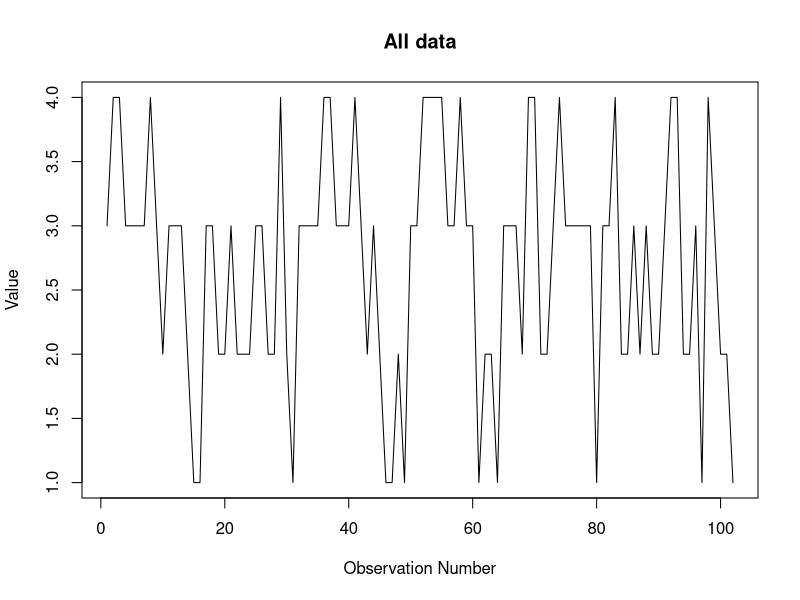
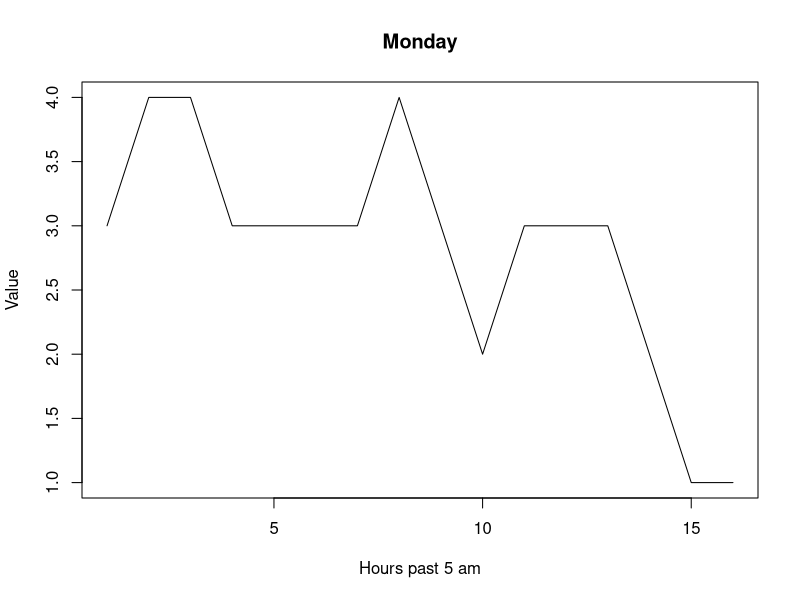
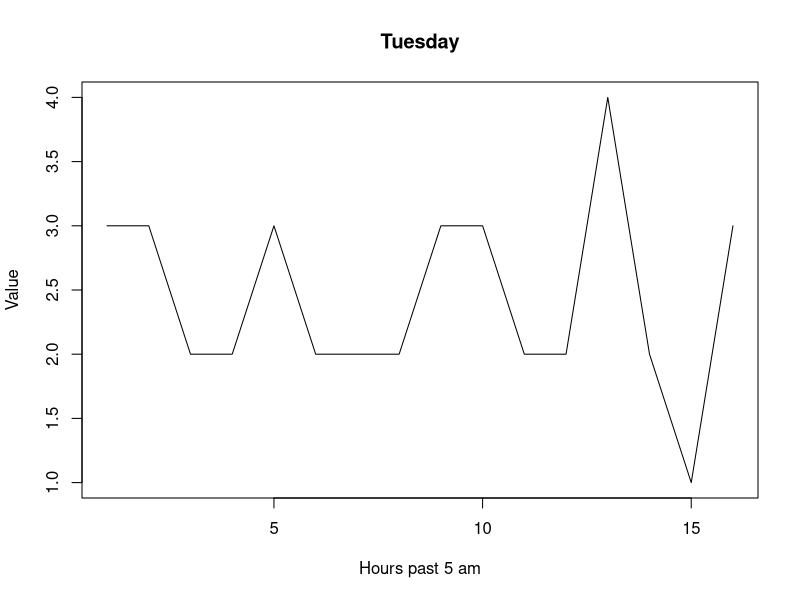
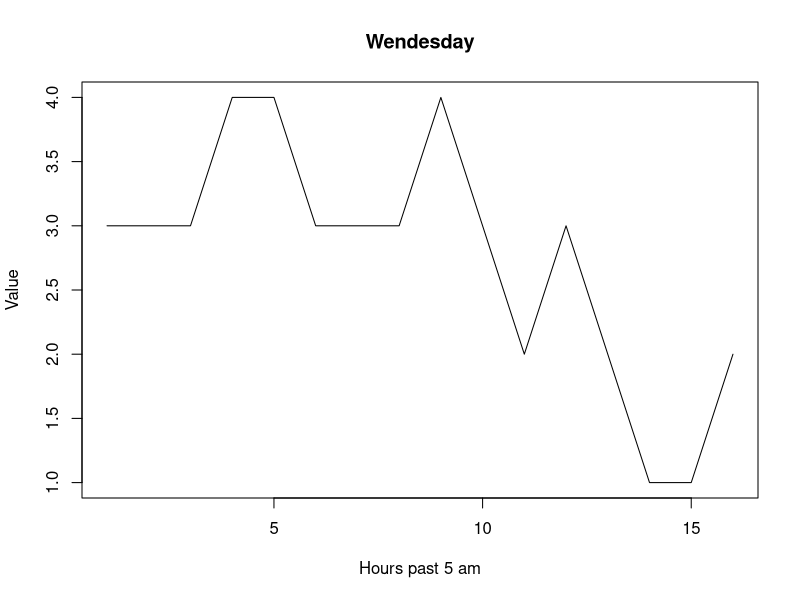
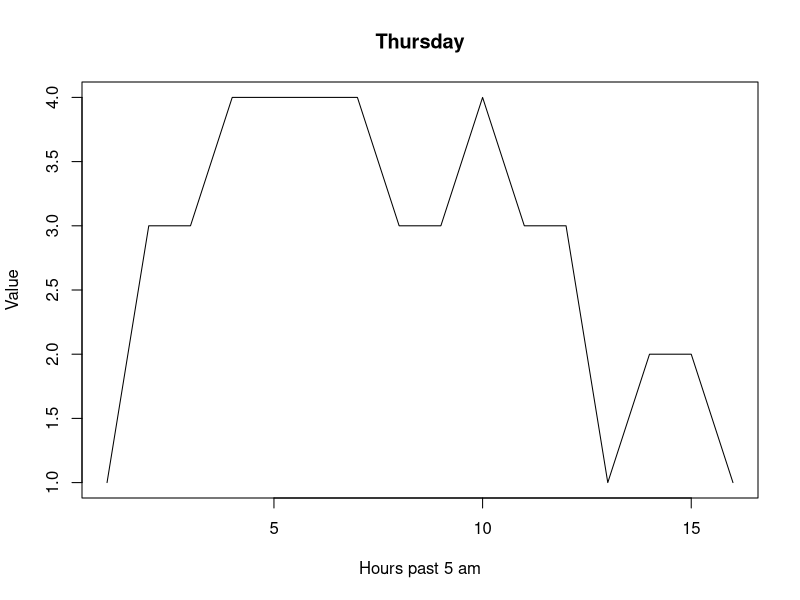
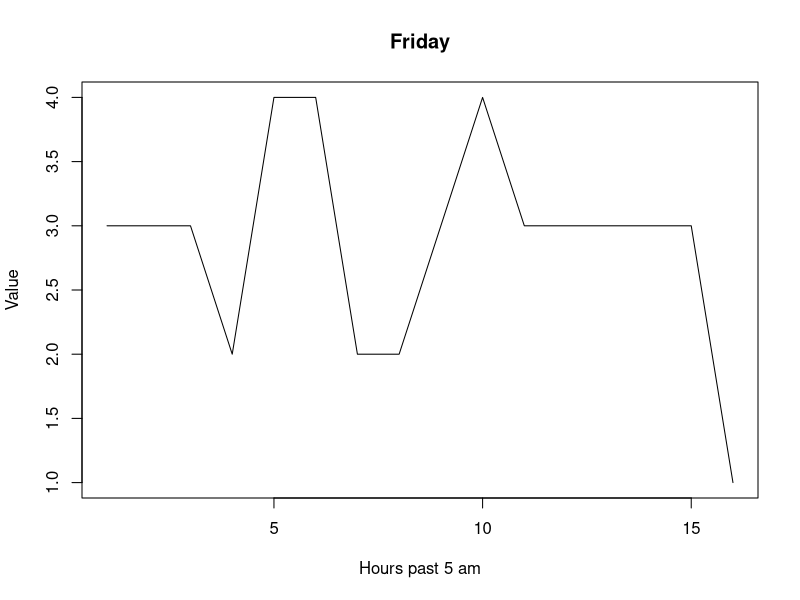
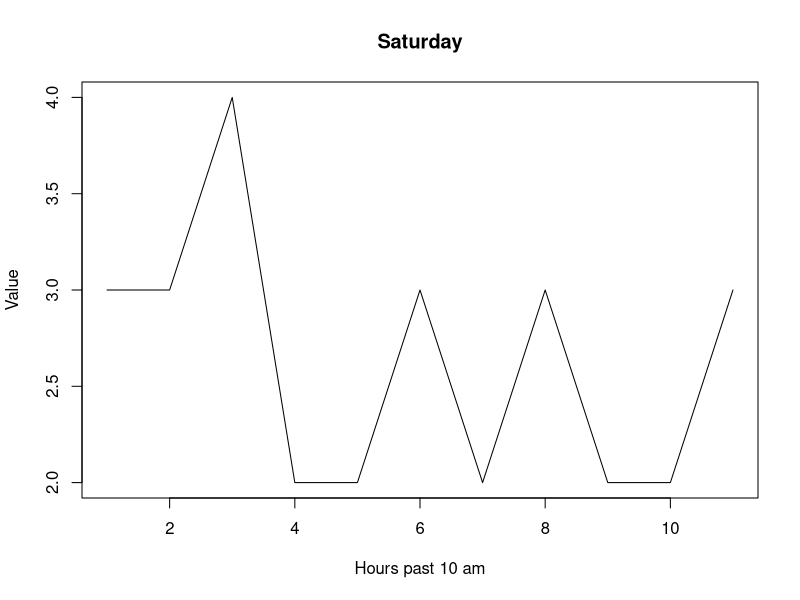
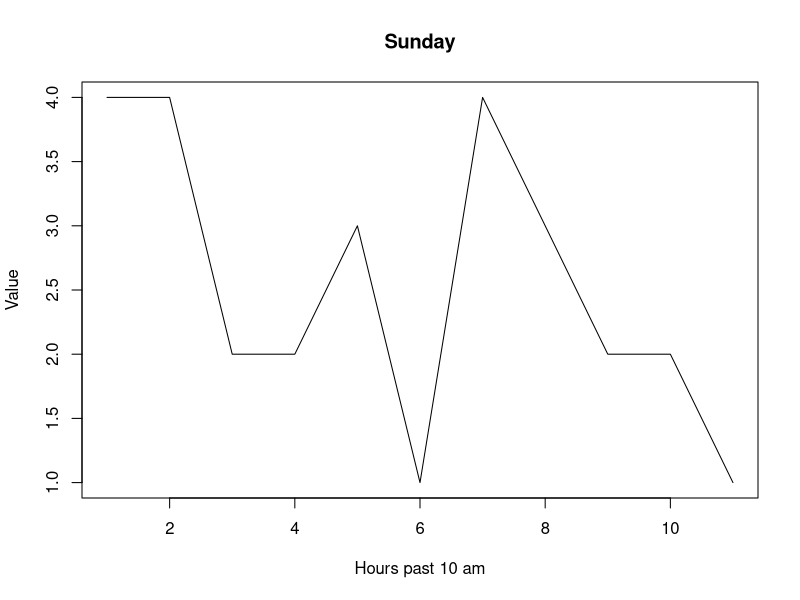

These charts were generated, in order, by the following R code:
## ---- chunk 1
knitr::opts_chunk$set(echo = TRUE)
knitr::opts_chunk$set(out.width='350px', dpi=200)
## ---- chunk 2
setwd("./")
data=read.csv("status-log.csv")
mo <- data[data$day.of.the.week == 1,]
tu <- data[data$day.of.the.week == 2,]
we <- data[data$day.of.the.week == 3,]
th <- data[data$day.of.the.week == 4,]
fr <- data[data$day.of.the.week == 5,]
sa <- data[data$day.of.the.week == 6,]
su <- data[data$day.of.the.week == 7,]
sd <- sd(data$status)
m <- mean(data$status)
## ---- chunk 3
plot(data$status, type="l", main="All data", ylab="Value", xlab="Observation Number")
## ---- chunk 4
ylabel <- "Value"
xlab_weekdays <- "Hours past 5 am"
xlab_weekends <- "Hours past 10 am"
plot(mo$status, type="l", main = "Monday", xlab=xlab_weekdays, ylab=ylabel)
plot(tu$status, type="l", main = "Tuesday", xlab=xlab_weekdays, ylab=ylabel)
plot(we$status, type="l", main = "Wendesday", xlab=xlab_weekdays, ylab=ylabel)
plot(th$status, type="l", main = "Thursday", xlab=xlab_weekdays, ylab=ylabel)
plot(fr$status, type="l", main = "Friday", xlab=xlab_weekdays, ylab=ylabel)
plot(sa$status, type="l", main = "Saturday", xlab=xlab_weekends, ylab=ylabel)
plot(su$status, type="l", main = "Sunday", xlab=xlab_weekends, ylab=ylabel)
## ---- chunk 5
weekday_means = (mo$status + tu$status + we$status + th$status + fr$status) / 5
plot(weekday_means, type="l", xlab="Hours from 5 AM", main="Mean of Weekdays", ylab="Value")
## ---- chunk 6
weekdays <- data.frame(mo$status, tu$status, we$status, th$status, fr$status)
weekdays$means <- apply(as.matrix(weekdays[,1:5]),1,mean)
weekdays$sds <- apply(as.matrix(weekdays[,1:5]),1,sd)
number_of_weekdays <- 5
weekdays$error <- qnorm(0.95) * weekdays$sds/sqrt(number_of_weekdays)
weekdays$left <- weekdays$means - weekdays$error
weekdays$right <- weekdays$means + weekdays$error

require(ggplot2)
#hours<-c("5am","6am","7am","8am","9am","10am","11am","12pm","1pm","2pm","3pm","4pm","5pm","6pm","7pm","8pm")
ggplot(weekdays, aes(x=mo$hour)) +
  ggtitle("Mean values by hour with 90% confidence interval") +
  labs(x="Time of Day",y="Mean value") +
  geom_line(aes(y = weekdays$right), color="red") +
  geom_line(aes(y=weekdays$means), color="black") +
  geom_line(aes(y=weekdays$left), color="blue")
